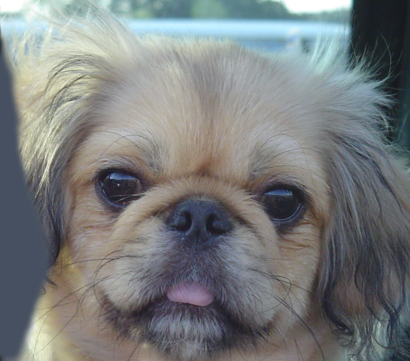
%> input picture Lab 1/data/dog.bmp, 410 x 361 px
$ octave MakeHybrid.m   (GNU Octave 9; MATLAB toolbox functions it lacks are replaced by stand-ins)
%> lines starting %> are read from the running program, lines starting %| are printed output that depends on the picture

% Author: Abdallah S. Abdallah aua639@psu.edu
% MakeHybrid - Version: 0.1


clear;
clc;

close all; % closes all figures

%% Setup
% read images and convert to floating point format
image1 = imread('./data/data/dog.bmp');
%> image1 is the input picture: size 361x410x3 uint8; mean R, G, B 121.2, 124.5, 125
%image1 = imread('download (1).jpg');
image2 = imread('./data/data/cat.bmp');
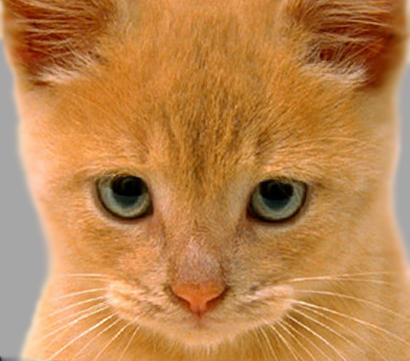
%> input picture Lab 1/data/cat.bmp, 410 x 361 px
%> image2 is the input picture: size 361x410x3 uint8; mean R, G, B 188.3, 132.5, 77.1
%image2 = imread('download.jpg');

figure;imshowpair(image1, image2, 'montage');


image1double = double (image1)/255;

image2double = double (image2)/255;

im1 = rgb2gray(image1double);
im2 = rgb2gray(image2double);
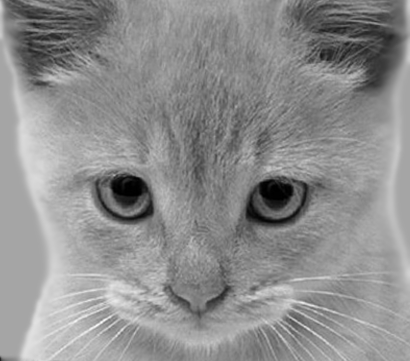
%> im2: size 361x410 double; min 0, max 0.988, mean 0.56

[im1h, im1w] = size(im1);
%> im1h = 361; im1w = 410
[im2h, im2w] = size(im2);
%> im2h = 361; im2w = 410

hs = 50; % filter half-size
gaus_fil = fspecial('gaussian', hs*2+1, 10);
%fil = fspecial('sobel');

fftsize = 1024; % should be order of 2 (for speed) and include padding


%% Applying the filters on input image (1)
im1_fft  = fft2(im1,  fftsize, fftsize);                    % 1) fft im with padding
%figure;imshow(im1_fft);
fil_fft = fft2(gaus_fil, fftsize, fftsize);                    % 2) fft fil, pad to same size as image

% figure;imshow(im1_fft);
% figure;imshow(im2_fft);

%% Multiplying in Frequency domain instead of concolution in spatial domain
im1_fil_fft = im1_fft .* fil_fft;                           % 3) multiply fft images
% figure;imshow(im1_fil_fft);
im1_fil = ifft2(im1_fil_fft);                               % 4) inverse fft2
im1_fil = im1_fil(1+hs:size(im1,1)+hs, 1+hs:size(im1, 2)+hs); % 5) remove padding
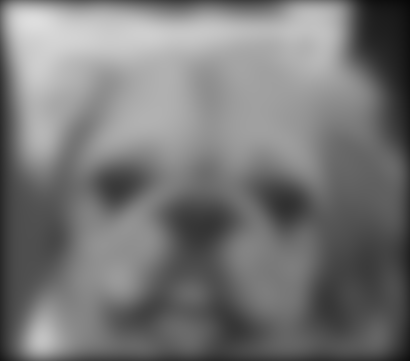
%> im1_fil: size 361x410 double; min 0.0294, max 0.871, mean 0.466

% figure;imshow(im1_fil);

%% Repeat the previous work using different filter (sobel)

sob_fil = fspecial('sobel');

sob_fil_fft = fft2(sob_fil, fftsize, fftsize);  % FFT FILL

%% Repeat the implementation steps above on input image (2)

im2_fft = fft2(im2, fftsize, fftsize);      % padding
im2_fil_fft = im2_fft .* sob_fil_fft;       % MULTIPLY FFT IMAGES

% figure;imshow(im2_fil_fft);

im2_fil = ifft2(im2_fil_fft);                               % 4) inverse fft2
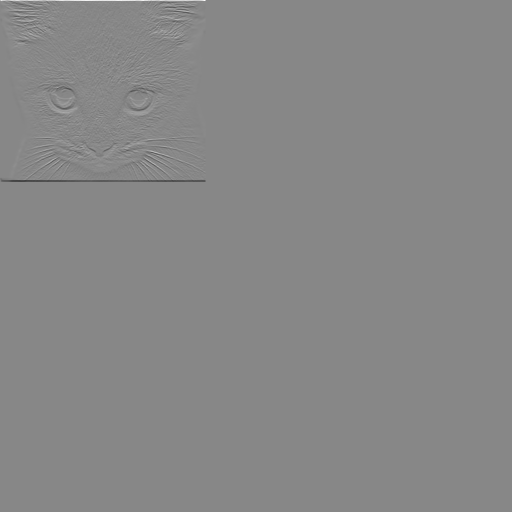
%> im2_fil: size 1024x1024 double (shown at 1/2 size); min -3.42, max 3, mean -5.92e-19; drawn with min black and max white
im2_fil = im2_fil(1+hs:size(im2,1)+hs, 1+hs:size(im2, 2)+hs); % 5) remove padding
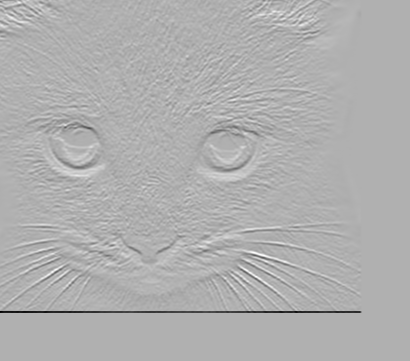
%> im2_fil: size 361x410 double; min -3.36, max 1.51, mean -0.00893; drawn with min black and max white
% figure;imshowpair(im1_fil, im2_fil, 'montage');


% im1_fil = ifft2(multImage);                               % 4) inverse fft2
% im1_fil = im1_fil(1+hs:size(im1,1)+hs, 1+hs:size(im1, 2)+hs); % 5) remove padding
% % figure;imshow(im1_fil)
% figure;imshow(im1_fil_fft);
%figure;imshow(im2_fil_fft);
% figure;imshowpair(im1_fil, im2_fil, 'montage');


%% your Algorithm below should implement the following steps
% 1) Apply FFT on image 1 , then extract the output of low pass filter and name it as out1
% 2) Apply FFT on image 2, then extract the ooutput of high pass filter and name it out2
% 3) mix  out1 and out2
% 4) Transform back to spatial intensity domain and display the final outcome


% low pass filter

% kernel_low = [1/16 1/8 1/16;
%             1/8 1/4 1/8;
%             1/16 1/8 1/16];
%
% % high pass filter (sharpenning)
% kernel_high = [0 -1 0;
%            -1 5 -1;
%            0 -1 0];


figure; imshow(im1_fft);
figure; imshow(im2_fft);
shift1 = fftshift(im1_fft);
shift2 = fftshift(im2_fft);

% im1_fft;
% im1_fil_fft;
figure; imshow(shift1);
figure; imshow(shift2);
% Create blank out1
im1_size = size(shift1);
%> im1_size = [1024 1024]
% out1 = shift1;
out1=zeros(size(shift1));
% [8 lines of commented-out code are left out]
r = im1_size(2)*0.05;
%> r = 51.2
for i = -r : r
    x = sqrt(r*r - i*i);
    for j =  -x : x
        out1(uint16(im1_size(2)/2 +i), uint16(im1_size(1)/2+j)) = shift1(uint16(im1_size(2)/2 +i),  uint16(im1_size(1)/2+j));
    end
end
% figure;imshow(out1);
% out3 = ifft2(out1);
% out3 = out3(1+hs:size(im1,1)+hs, 1+hs:size(im1, 2)+hs);
% figure;imshow(out3);

% Black out the center
im2_size = size(shift2);
%> im2_size = [1024 1024]
out2 = shift2;
r = im2_size(2)*0.05;
for i = -r : r
    x = sqrt(r*r - i*i);
    for j =  -x : x
        out2(uint16(im2_size(2)/2 +i), uint16(im2_size(1)/2+j)) = 0;
    end
end

figure; imshow(out1);
figure; imshow(out2);

% Multiply images
multImage = out1 + out2;
% figure(1), imagesc(log(abs(fftshift(multImage)))), axis image, colormap jet;

figure;imshow(multImage);
%> after `imshow(multImage)`:
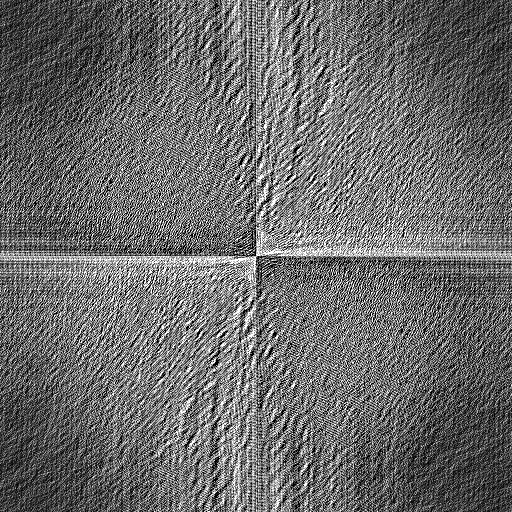
%> displayed picture: size 1024x1024, on the screen's scale of 0 to 255 (shown at 1/2 size); min 0, max 255, mean 106.9; mean of the top-left, top-right, bottom-left and bottom-right quarters 98.2, 115.5, 115.4, 98.7
im_fil = ifft2(multImage);                                   % 4) inverse fft2
out3 = im_fil(1+hs:size(im1,1)+hs, 1+hs:size(im1, 2)+hs);  % 5) remove padding

figure;imshow(out3)
%> after `imshow(out3)`:
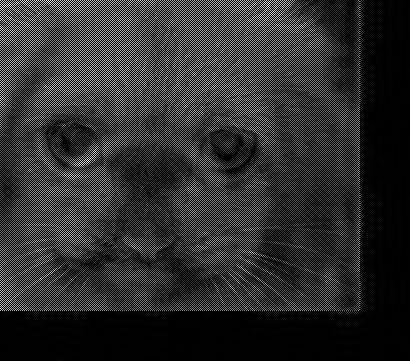
%> displayed picture: size 361x410, on the screen's scale of 0 to 255; min 0, max 254, mean 44.5
